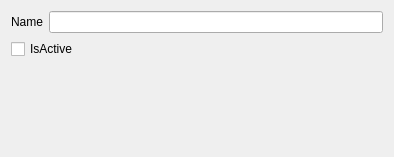
<?xml version="1.0" encoding="UTF-8"?>
<ui version="4.0">
 <class>Universals</class>
 <widget class="QWidget" name="Universals">
  <property name="geometry">
   <rect>
    <x>0</x>
    <y>0</y>
    <width>394</width>
    <height>157</height>
   </rect>
  </property>
  <property name="maximumSize">
   <size>
    <width>16777215</width>
    <height>16777215</height>
   </size>
  </property>
  <property name="windowTitle">
   <string>Form</string>
  </property>
  <layout class="QVBoxLayout" name="verticalLayout">
   <item>
    <layout class="QHBoxLayout" name="horizontalLayout">
     <item>
      <widget class="QLabel" name="nameLabel">
       <property name="text">
        <string>Name</string>
       </property>
      </widget>
     </item>
     <item>
      <widget class="QLineEdit" name="nameInput"/>
     </item>
    </layout>
   </item>
   <item>
    <widget class="QCheckBox" name="activeCheckbox">
     <property name="text">
      <string>IsActive</string>
     </property>
    </widget>
   </item>
   <item>
    <spacer name="verticalSpacer">
     <property name="orientation">
      <enum>Qt::Vertical</enum>
     </property>
     <property name="sizeHint" stdset="0">
      <size>
       <width>20</width>
       <height>40</height>
      </size>
     </property>
    </spacer>
   </item>
  </layout>
 </widget>
 <resources/>
 <connections/>
</ui>
